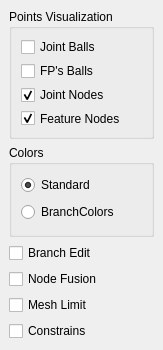
<?xml version="1.0" encoding="UTF-8"?>
<ui version="4.0">
 <class>SkelVisualizationWidget</class>
 <widget class="QDockWidget" name="SkelVisualizationWidget">
  <property name="geometry">
   <rect>
    <x>0</x>
    <y>0</y>
    <width>163</width>
    <height>350</height>
   </rect>
  </property>
  <property name="sizePolicy">
   <sizepolicy hsizetype="Fixed" vsizetype="Preferred">
    <horstretch>0</horstretch>
    <verstretch>0</verstretch>
   </sizepolicy>
  </property>
  <property name="minimumSize">
   <size>
    <width>163</width>
    <height>350</height>
   </size>
  </property>
  <property name="maximumSize">
   <size>
    <width>163</width>
    <height>350</height>
   </size>
  </property>
  <property name="windowTitle">
   <string>Skeleton Visualization</string>
  </property>
  <widget class="QWidget" name="dockWidgetContents">
   <layout class="QVBoxLayout" name="verticalLayout">
    <item>
     <widget class="QGroupBox" name="groupBox">
      <property name="minimumSize">
       <size>
        <width>139</width>
        <height>125</height>
       </size>
      </property>
      <property name="title">
       <string>Points Visualization</string>
      </property>
      <layout class="QVBoxLayout" name="verticalLayout_2">
       <item>
        <widget class="QCheckBox" name="maxBallsBoneCB">
         <property name="text">
          <string>Joint Balls</string>
         </property>
        </widget>
       </item>
       <item>
        <widget class="QCheckBox" name="maxBallsFPCB">
         <property name="acceptDrops">
          <bool>false</bool>
         </property>
         <property name="text">
          <string>FP's Balls</string>
         </property>
        </widget>
       </item>
       <item>
        <widget class="QCheckBox" name="bonePointsCB">
         <property name="text">
          <string>Joint Nodes</string>
         </property>
         <property name="checked">
          <bool>true</bool>
         </property>
        </widget>
       </item>
       <item>
        <widget class="QCheckBox" name="featurePointsCB">
         <property name="text">
          <string>Feature Nodes</string>
         </property>
         <property name="checked">
          <bool>true</bool>
         </property>
        </widget>
       </item>
      </layout>
     </widget>
    </item>
    <item>
     <widget class="QGroupBox" name="groupBox_2">
      <property name="minimumSize">
       <size>
        <width>139</width>
        <height>92</height>
       </size>
      </property>
      <property name="title">
       <string>Colors</string>
      </property>
      <layout class="QVBoxLayout" name="verticalLayout_3">
       <item>
        <widget class="QRadioButton" name="standardRB">
         <property name="text">
          <string>Standard</string>
         </property>
         <property name="checked">
          <bool>true</bool>
         </property>
        </widget>
       </item>
       <item>
        <widget class="QRadioButton" name="boneColorsRB">
         <property name="text">
          <string>BranchColors</string>
         </property>
         <property name="checked">
          <bool>false</bool>
         </property>
        </widget>
       </item>
      </layout>
     </widget>
    </item>
    <item>
     <widget class="QCheckBox" name="editTypeCB">
      <property name="text">
       <string>Branch Edit</string>
      </property>
     </widget>
    </item>
    <item>
     <widget class="QCheckBox" name="nodeFusionCB">
      <property name="text">
       <string>Node Fusion</string>
      </property>
     </widget>
    </item>
    <item>
     <widget class="QCheckBox" name="meshLimitCB">
      <property name="text">
       <string>Mesh Limit</string>
      </property>
     </widget>
    </item>
    <item>
     <widget class="QCheckBox" name="constrainedTranslationCB">
      <property name="text">
       <string>Constrains</string>
      </property>
     </widget>
    </item>
   </layout>
  </widget>
 </widget>
 <resources/>
 <connections/>
</ui>
